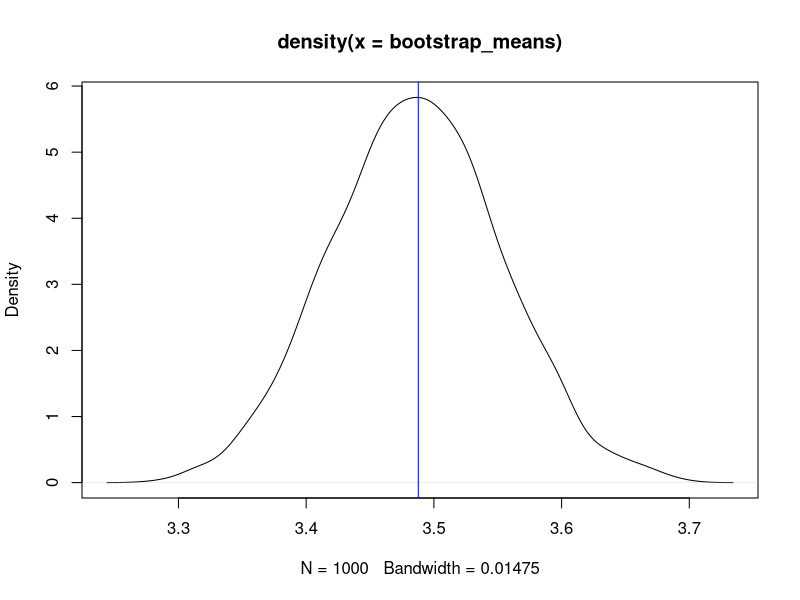
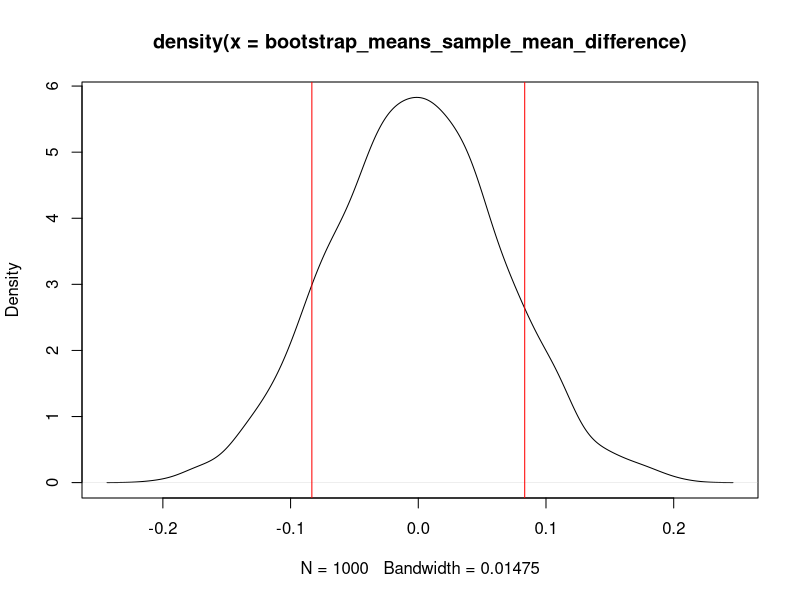
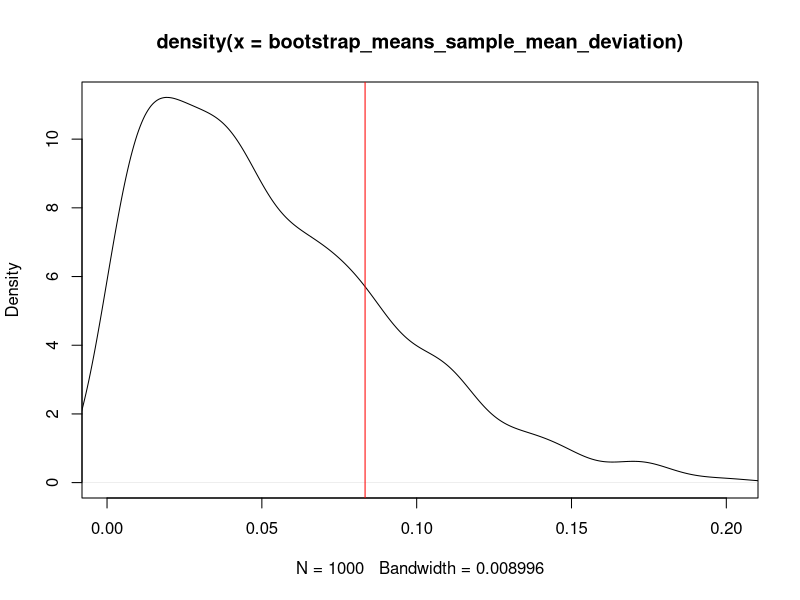
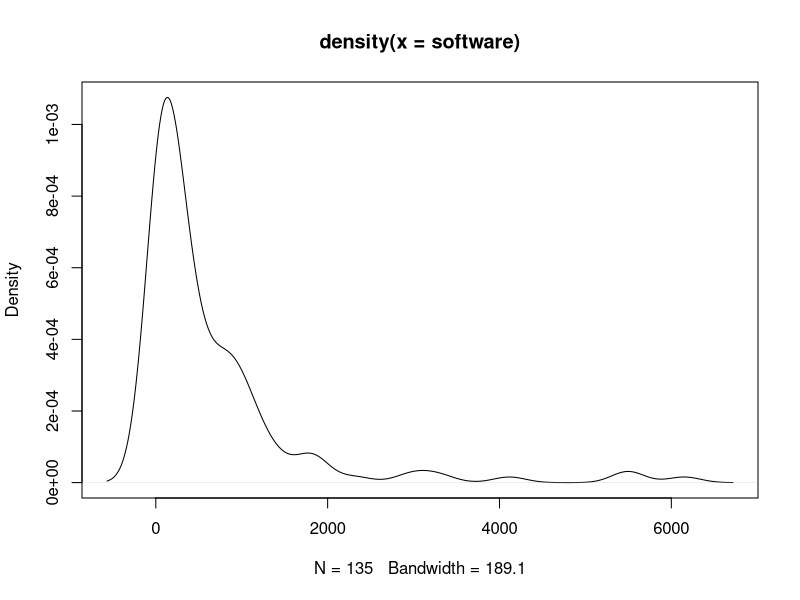
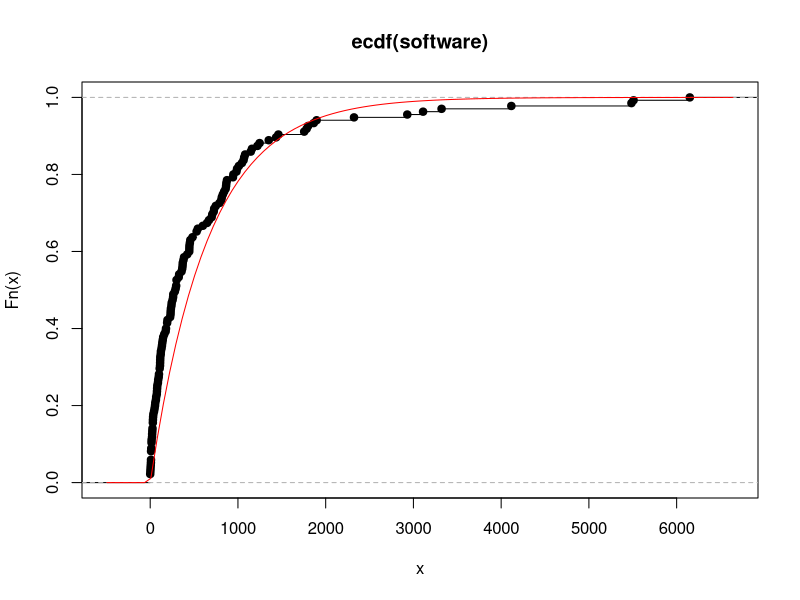
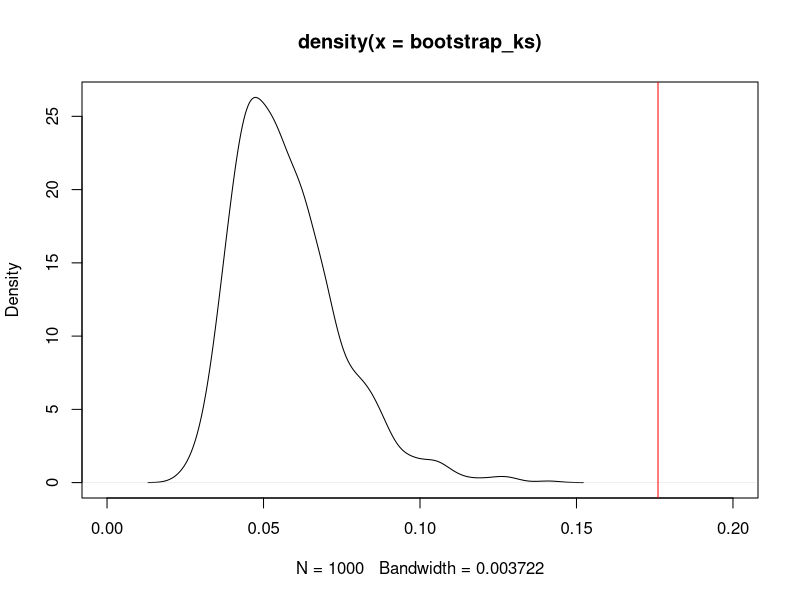

Write the R code that produced these figures, in order.
## ---- chunk 1
knitr::opts_chunk$set(echo = TRUE)
## ---- chunk 2
eruptions <- faithful$eruptions
sample_mean <- mean(eruptions)
bootstrap_means <- c()
bootstrap_means_sample_mean_difference <- c()
bootstrap_means_sample_mean_deviation <- c()
for (i in 1:1000) {
    bootstrap_sample <- sample(eruptions, size = length(eruptions), replace = TRUE)
    bootstrap_means <- c(bootstrap_means, mean(bootstrap_sample))
    bootstrap_means_sample_mean_difference <- c(bootstrap_means_sample_mean_difference, mean(bootstrap_sample) - sample_mean )
    bootstrap_means_sample_mean_deviation <- c(bootstrap_means_sample_mean_deviation, abs(mean(bootstrap_sample) - sample_mean ))
}
plot(density(bootstrap_means))
abline(v=sample_mean, col='blue')
plot(density(bootstrap_means_sample_mean_difference))
abline(v=5/60, col='red')
abline(v=-5/60, col='red')
plot(density(bootstrap_means_sample_mean_deviation), xlim=c(0, max(bootstrap_means_sample_mean_deviation)))
abline(v=5/60, col='red')
## ---- chunk 3
bootstrap_means_difference_distribution <- ecdf(bootstrap_means_sample_mean_difference)
probability_outside <- 1 - (bootstrap_means_difference_distribution(5/60) - bootstrap_means_difference_distribution(-5/60))
probability_outside

x <- ecdf(bootstrap_means_sample_mean_deviation)
p <- 1 - x(5/60)
## ---- chunk 4
software<- c(0,0,0,2,4,6,8,9,10,10,10,12,15,15,16,21,22,24,26,30,30,31,33,36,44,50,55,58,65,68,
             75,77,79,81,88,91,97,100,108,108,
             112,113,114,115,120,122,129,134,138,143,
             148,160,176,180,193,193,197,227,232,233,
             236,242,245,255,261,263,281,290,296,300,
             300,325,330,357,365,369,371,379,386,422,
             445,446,447,452,457,482,529,529,543,600,
             648,670,700,707,724,729,748,790,810,816,
             828,843,860,865,868,875,943,948,983,990,
             1011,1045,1064,1071,1082,1146,1160,1222,1247,1351,
             1435,1461,1755,1783,1800,1864,1897,2323,2930,3110,
             3321,4116,5485,5509,6150)
plot(density(software))
plot(ecdf(software))
lambda_estimate = 1/mean(software)
curve(pexp(x, rate=lambda_estimate), col='red', add=T)
## ---- chunk 5
ks_distance_exp_distribution <- function(bootstrapped_data, lambda) {
  empirical_distribution <- ecdf(bootstrapped_data)
  max(abs(empirical_distribution(bootstrapped_data) - pexp(bootstrapped_data, rate = lambda)))
}
ks_estimate <- ks_distance_exp_distribution(software, lambda_estimate)

bootstrap_ks <- c()
for (i in 1:1000) {
  bootstrap_sample <- rexp(length(software), lambda_estimate)
  bootstrap_lambda <- 1/mean(bootstrap_sample)
  bootstrap_ks <- c(bootstrap_ks, ks_distance_exp_distribution(bootstrap_sample, bootstrap_lambda))
}
plot(density(bootstrap_ks), xlim=c(0,0.2))
abline(v=ks_estimate, col='red')
